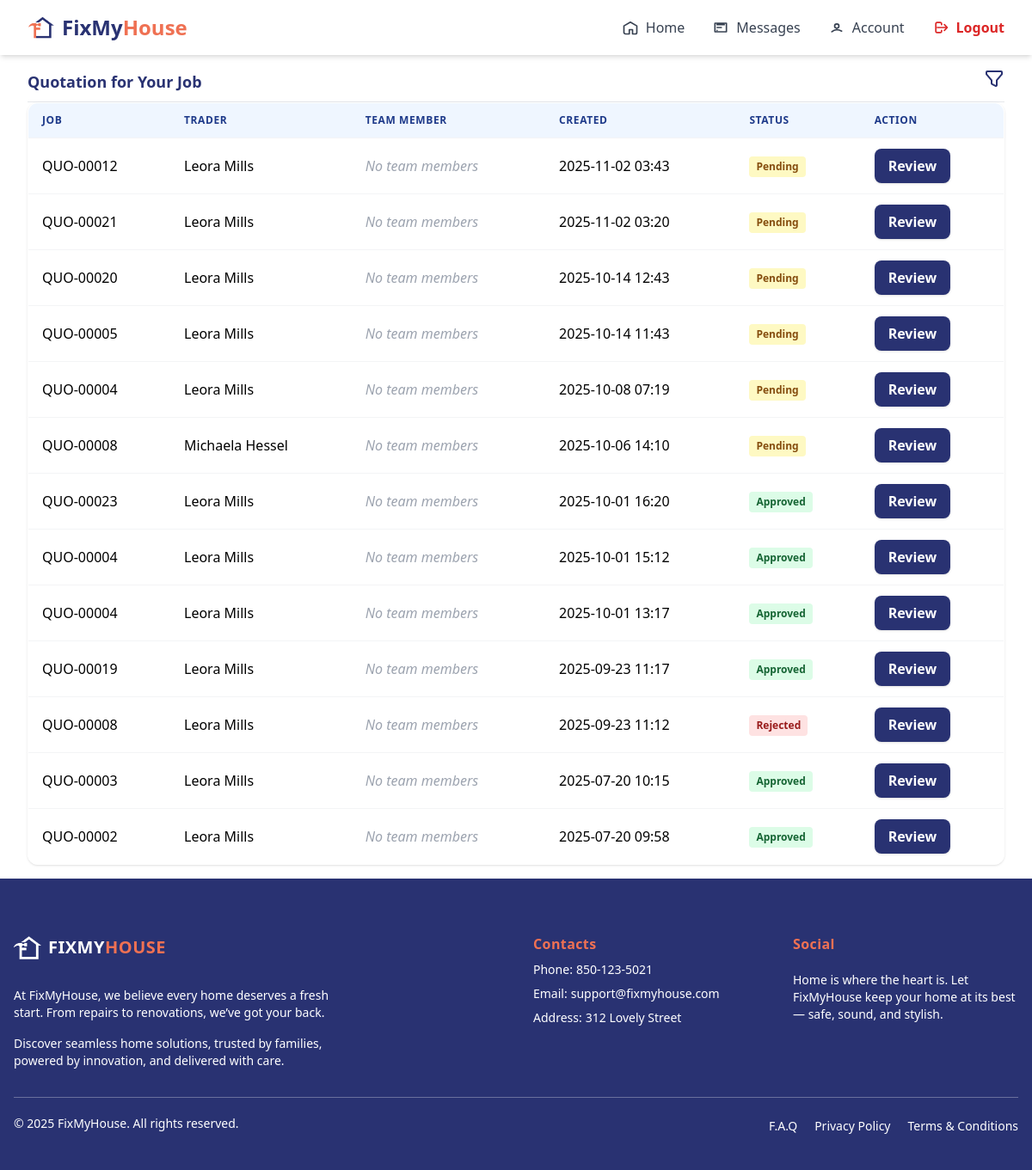
The page /agent/bids/ (signed in) on the database its author committed.
### trader/models/biddingTrader.py (models this page shows, shortened)
class Bidding(models.Model):
    trader = models.ForeignKey(TraderRegistration, on_delete=models.CASCADE, related_name='bid_trader')
    agent = models.ForeignKey(AgentRegister, on_delete=models.SET_NULL, null=True, blank=True, related_name='bid_agent')
    jobs = models.ForeignKey(Jobs, on_delete=models.SET_NULL, null=True, blank=True, related_name='jobs_related')
    team_member = models.ManyToManyField(TeamMember, related_name='biddings_related', blank=True)
    quote_code = models.CharField(max_length=20, unique=True, blank=True, null=True)
    code = models.CharField(max_length=100, blank=True, null=True)
    labour_per_hour = models.DecimalField(max_digits=10, decimal_places=2, null=True, blank=True)
    callout_rate = models.DecimalField(max_digits=10, decimal_places=2, null=True, blank=True)
    parts_qty = models.PositiveIntegerField(default=0)
    parts_unit_price = models.DecimalField(max_digits=10, decimal_places=2, default=0)
    hours = models.DecimalField(max_digits=5, decimal_places=2, default=0)
    appliance_model_price = models.DecimalField(max_digits=10, decimal_places=2, default=0)
    appliance_model = models.CharField(max_length=100, blank=True, null=True)
    notes = models.TextField(blank=True, null=True)
    created_at = models.DateTimeField(auto_now_add=True)
    start_date = models.DateTimeField(blank=True, null=True)
    end_date = models.DateTimeField(blank=True, null=True)
    is_approved = models.BooleanField(null=True, blank=True, default=None, help_text="None=pending, True=approved, False=rejected")
    is_active = models.BooleanField(null=True, blank=True, default=True)
    approved_at = models.DateField(auto_now_add=True, null=True, blank=True)
    approved_by = models.ForeignKey(AgentRegister, on_delete=models.SET_NULL, null=True, blank=True, related_name='approved_bids')
    approval_notes = models.TextField(blank=True, null=True)

### trader/models/jobs.py (models this page shows, shortened)
class Jobs(models.Model):
    agent = models.ForeignKey(AgentRegister, on_delete=models.CASCADE, related_name='jobs_agent')
    trader = models.ForeignKey(TraderRegistration, on_delete=models.SET_NULL, null=True, blank=True, related_name='jobs_trader')
    property = models.ForeignKey(Property, on_delete=models.SET_NULL, null=True, blank=True, related_name='jobs_property')
    STATUS_CHOICES = [
        ('quoted', 'Quoted'),
        ('confirmed', 'Confirmed'),
        ('approved', 'Approved'),
        ('scheduled', 'Scheduled'),
    ]
    address = models.TextField(blank=True, null=True)
    category = models.ForeignKey(Services, on_delete=models.SET_NULL, null=True, blank=True, related_name='category_services')
    renter = models.CharField(max_length=100, null=True, blank=True)
    priority = models.BooleanField(default=False)  # True = High Priority
    job_code = models.CharField(max_length=20, unique=True)
    notes = models.TextField()
    status = models.CharField(max_length=20, choices=STATUS_CHOICES, default='quoted')
    bid_status = models.CharField(max_length=20, choices=[('open', 'Open'), ('closed', 'Closed')], default='open')
    bid_count = models.IntegerField(default=0)
    quoted_at = models.DateField(default=timezone.now)
    confirmed_at = models.DateField(null=True, blank=True)
    approved_at = models.DateField(null=True, blank=True)
    scheduled_at = models.DateField(null=True, blank=True)
    is_active = models.BooleanField(null=True, blank=True, default=True)
    start_date = models.DateField(null=True, blank=True)
    end_date = models.DateField(null=True, blank=True)
    issue_found_at = models.DateField(null=True, blank=True)
    renter_availability = models.DateField(null=True, blank=True)
    issue_been_fixed_before = models.BooleanField(default=False)
    issue_been_fixed_by_fmh_before = models.BooleanField(default=False)
    renter_availability_schedule = models.JSONField(null=True, blank=True, default=dict)
    def __str__(self):
        return self.job_code

### trader/models/registerTrader.py (models this page shows, shortened)
class TraderRegistration(models.Model):
    user = models.OneToOneField(User, on_delete=models.CASCADE, null=True, blank=True)
    name = models.CharField(max_length=255)
    email = models.EmailField()
    phone = models.CharField(max_length=50)
    password = models.CharField(max_length=255, null=True, blank=True)
    isAdmin = models.BooleanField(default=False)
    isDirector = models.BooleanField(default=True)
    isTeamMember = models.BooleanField(default=False)
    COMPANY_TYPE_CHOICES = [
        ('sole_trader', 'Sole Trader'),
        ('company', 'Company'),
    ]
    INDUSTRIES_CHOICES = [
        ('air_conditioning', 'Air Conditioning'),
        ('cleaning', 'Cleaning'),
        ('electrical', 'Electrical'),
        ('gardening', 'Gardening'),
        ('general_maintenance', 'General Maintenance'),
        ('glazing', 'Glazing'),
        ('pest_control', 'Pest Control'),
        ('plumbing_gas', 'Plumbing / Gas'),
        ('tree_cutting', 'Tree Cutting'),
        ('steel_works', 'Steel Works'),
        ('safety', 'Safety'),
    ]
    company_type = models.CharField(max_length=100, choices=COMPANY_TYPE_CHOICES, default='company')
    company_name = models.CharField(max_length=255, blank=True, null=True)
    company_address = models.CharField(max_length=255, blank=True, null=True)
    company_email = models.EmailField(blank=True, null=True)
    company_landline = models.CharField(max_length=50, blank=True, null=True)
    gst_registered = models.BooleanField(default=False)
    abn = models.CharField(max_length=20, blank=True, null=True)
    industry = models.CharField(max_length=100, choices=INDUSTRIES_CHOICES, blank=True, null=True)
    state = models.CharField(max_length=100, blank=True)
    municipality = models.CharField(max_length=100, blank=True)
    city = models.CharField(max_length=100, blank=True)
    address_line_1 = models.CharField(max_length=255, blank=True, null=True)
    address_line_2 = models.CharField(max_length=255, blank=True, null=True)
    postal_code = models.CharField(max_length=20, blank=True)
    def __str__(self):
        return self.name

### agent/views/biddingList.py (the view)
# urls.py: path('bids/', AgentBidListView.as_view(), name='agent_bid_list'),
@method_decorator([login_required, agent_required], name='dispatch')
class AgentBidListView(ListView):
    model = Bidding
    template_name = 'components/home/agent_bid_list.html'
    context_object_name = 'bids'
    def get_queryset(self):
        queryset = super().get_queryset()
        queryset = queryset.filter(is_active=True)
        trader = self.request.GET.get('trader')
        is_approved = self.request.GET.get('status')
        approved_at = self.request.GET.get('approved_at')
        if trader:
            queryset = queryset.filter(trader__name__icontains=trader)
        if approved_at:
            queryset = queryset.filter(approved_at=approved_at)
        if is_approved == 'true':
            queryset = queryset.filter(is_approved=True)
        elif is_approved == 'false':
            queryset = queryset.filter(is_approved=False)
        elif is_approved == '':
            queryset = queryset.filter(is_approved__isnull=True)
        return queryset.order_by('-created_at')
    def get_context_data(self, **kwargs):
        context = super().get_context_data(**kwargs)
        context['status_options'] = {
            '': 'Pending',
            'true': 'Approved',
            'false': 'Rejected',
        }
        context['filter_trader'] = self.request.GET.get('trader', '')
        context['filter_is_approved'] = self.request.GET.get('status', '')
        context['filter_approved_at'] = self.request.GET.get('approved_at', '')
        return context

### trader/context_processors.py (called while the page is built)
def notifications_context(request):
    if request.user.is_authenticated:
        unread_qs = get_unread_notifications(request.user)
        return {
            "unread_count": unread_qs.count(),
            "unread_notifications": unread_qs[:5],  # show latest 5
        }
    return {}

### trader/views/traderNotification.py (called while the page is built)
def get_unread_notifications(user):
    try:
        return TraderNotification.objects.filter(
            trader_id__user=user,
            seen=False
        ).order_by("-created_at")
    except Exception as e:
        logger.error(f"Error fetching notifications! {e}")
        return TraderNotification.objects.none()

### agent/templates/components/home/agent_bid_list.html (shortened to what this page needs)
{% extends "baseAgent.html" %}
{% block content %}
{% include 'components/home/navigatorBaseAgent.html' %}
<main x-data="{ showFilters: false, openModal: false }" class="px-4 md:px-8 py-4 w-full">
  <div class="flex items-center justify-between border-b pb-2">
    <h2 class="text-lg font-semibold" style="color: #293272;">Quotation for Your Job</h2>
    <div class="relative">
      <button @click="showFilters = !showFilters" style="color: #293272;" class="hover:opacity-80">
      </button>
    </div>
  </div>
  <div class="space-y-4">
    <div class="hidden lg:block overflow-x-auto rounded-xl shadow">
      <table class="min-w-full bg-white border border-gray-200 rounded-xl overflow-hidden">
        <thead class="bg-blue-50">
          <tr>
            <th class="px-4 py-3 text-left text-xs font-semibold text-blue-900 uppercase tracking-wider">Job</th>
            <th class="px-4 py-3 text-left text-xs font-semibold text-blue-900 uppercase tracking-wider">Trader</th>
            <th class="px-4 py-3 text-left text-xs font-semibold text-blue-900 uppercase tracking-wider">Team Member</th>
            <th class="px-4 py-3 text-left text-xs font-semibold text-blue-900 uppercase tracking-wider">Created</th>
            <th class="px-4 py-3 text-left text-xs font-semibold text-blue-900 uppercase tracking-wider">Status</th>
            <th class="px-4 py-3 text-left text-xs font-semibold text-blue-900 uppercase tracking-wider">Action</th>
          </tr>
        </thead>
        <tbody>
          {% for bid in bids %}
          <tr class="border-t border-gray-100 hover:bg-blue-50 transition">
            <td class="px-4 py-3 whitespace-nowrap">{{ bid.jobs }}</td>
            <td class="px-4 py-3 whitespace-nowrap">{{ bid.trader }}</td>
            <td class="px-4 py-3 whitespace-nowrap">
              {% for member in bid.team_member.all %}
                <div>{{ member.teamName }} ({{ member.position }})</div>
              {% empty %}
                <span class="text-gray-400 italic">No team members</span>
              {% endfor %}
            </td>
            <td class="px-4 py-3 whitespace-nowrap">{{ bid.created_at|date:"Y-m-d H:i" }}</td>
            <td class="px-4 py-3">
              {% if bid.is_approved is None %}
                <span class="inline-block px-2 py-1 text-xs font-semibold rounded bg-yellow-100 text-yellow-800">Pending</span>
              {% elif bid.is_approved %}
                <span class="inline-block px-2 py-1 text-xs font-semibold rounded bg-green-100 text-green-800">Approved</span>
              {% else %}
                <span class="inline-block px-2 py-1 text-xs font-semibold rounded bg-red-100 text-red-800">Rejected</span>
              {% endif %}
            </td>
            <td class="px-4 py-3">
              <a href="{% url 'bidding_approval' bid.pk %}" class="inline-block bg-[#293272] text-white px-4 py-2 rounded-lg font-semibold hover:bg-[#162060] shadow transition">Review</a>
            </td>
          </tr>
          {% empty %}
          <tr><td colspan="6" class="text-center py-4">No bids found.</td></tr>
          {% endfor %}
        </tbody>
      </table>
    </div>
  </div>
</main>
{% include 'components/footerAgent.html' %}
{% endblock %}

### rows shown on the page
Bidding: jobs "QUO-00012", trader "Leora Mills", created_at "2025-11-02 03:43", shows "Pending"
Bidding: jobs "QUO-00021", trader "Leora Mills", created_at "2025-11-02 03:20", shows "Pending"
Bidding: jobs "QUO-00020", trader "Leora Mills", created_at "2025-10-14 12:43", shows "Pending"
Bidding: jobs "QUO-00005", trader "Leora Mills", created_at "2025-10-14 11:43", shows "Pending"
Bidding: jobs "QUO-00004", trader "Leora Mills", created_at "2025-10-08 07:19", shows "Pending"
Bidding: jobs "QUO-00008", trader "Michaela Hessel", created_at "2025-10-06 14:10", shows "Pending"
Bidding: jobs "QUO-00023", trader "Leora Mills", created_at "2025-10-01 16:20", is_approved "Approved"
Bidding: jobs "QUO-00004", trader "Leora Mills", created_at "2025-10-01 15:12", is_approved "Approved"
Bidding: jobs "QUO-00004", trader "Leora Mills", created_at "2025-10-01 13:17", is_approved "Approved"
Bidding: jobs "QUO-00019", trader "Leora Mills", created_at "2025-09-23 11:17", is_approved "Approved"
Bidding: jobs "QUO-00008", trader "Leora Mills", created_at "2025-09-23 11:12", is_approved "Rejected"
Bidding: jobs "QUO-00003", trader "Leora Mills", created_at "2025-07-20 10:15", is_approved "Approved"
Bidding: jobs "QUO-00002", trader "Leora Mills", created_at "2025-07-20 09:58", is_approved "Approved"
